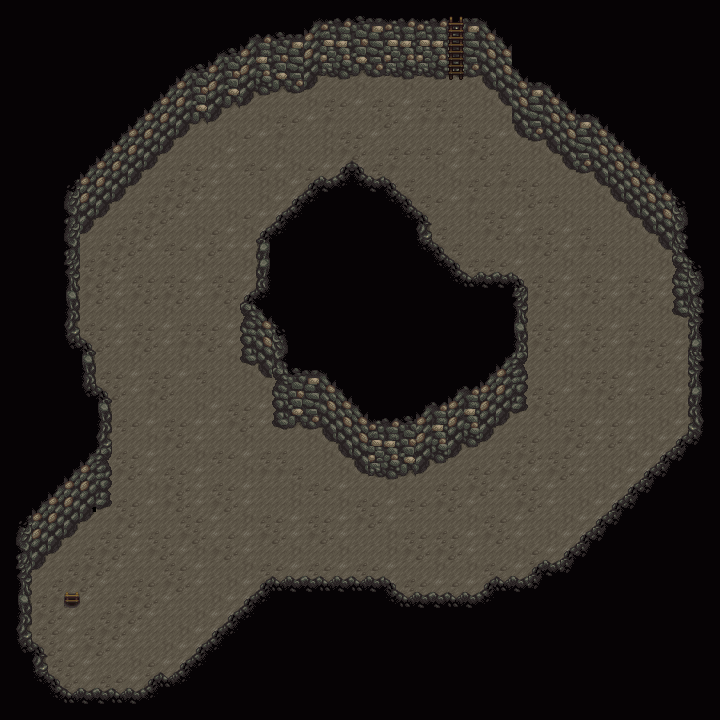

This game map was drawn from its Tiled (.tmx) file and the tilesets committed beside it. A one-line description and the trimmed map source follow:
An orthogonal 45x45 tile map with 16x16 px tiles, 3 tile layers (Back, Buildings, Front).

<map version="1.10" tiledversion="1.11.2" orientation="orthogonal" renderorder="right-down" width="45" height="45" tilewidth="16" tileheight="16" infinite="0" nextlayerid="9" nextobjectid="1">
 <tileset firstgid="1" name="mine_quarryshaft" tilewidth="16" tileheight="16" tilecount="288" columns="16">
  <image source="Mines/mine_quarryshaft.png" width="256" height="288" />
  <tile id="137">
   <properties>
    <property name="Type" value="Stone" />
   </properties>
  </tile>
  <tile id="138">
   <properties>
    <property name="Type" value="Stone" />
   </properties>
  </tile>
  <tile id="139">
   <properties>
    <property name="Type" value="Stone" />
   </properties>
  </tile>
  <tile id="153">
   <properties>
    <property name="Type" value="Stone" />
   </properties>
  </tile>
  <tile id="154">
   <properties>
    <property name="Type" value="Stone" />
   </properties>
  </tile>
  <tile id="155">
   <properties>
    <property name="Type" value="Stone" />
   </properties>
  </tile>
  <tile id="169">
   <properties>
    <property name="Type" value="Stone" />
   </properties>
  </tile>
  <tile id="170">
   <properties>
    <property name="Type" value="Stone" />
   </properties>
  </tile>
  <tile id="171">
   <properties>
    <property name="Type" value="Stone" />
   </properties>
  </tile>
 </tileset>
 <layer id="8" name="Back" width="45" height="45">
  <data>[2025 cells, 1027 non-empty, 10 distinct tile ids]</data>
 </layer>
 <layer id="3" name="Buildings" width="45" height="45">
  <data>[2025 cells, 1181 non-empty, 60 distinct tile ids]</data>
 </layer>
 <layer id="4" name="Front" width="45" height="45">
  <data>[2025 cells, 62 non-empty, 5 distinct tile ids]</data>
 </layer>
 <objectgroup id="5" name="Back" />
 <objectgroup id="6" name="Buildings" />
 <objectgroup id="7" name="Front" />
</map>
